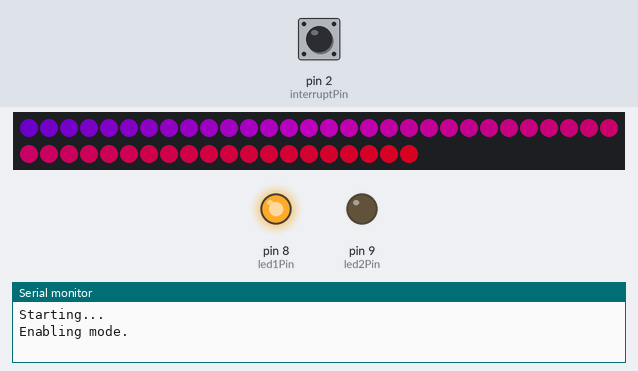
Recording of a sketch running on a simulated Arduino Uno, built with avr-gcc and run on an emulated ATmega328P. On the bench: 50 RGB LEDs in strip order, left to right, continuing on the next row, output pins drawn as LEDs (lit = HIGH), the last lines printed to the serial monitor. The test bench sets the inputs (shaded band); at power-on: pin 2 (interruptPin) HIGH. Dim RGB values are drawn brighter than linear.

Above: at 8.0 s.
8.1 s: pin 2 (interruptPin) pulled LOW for 0.25 s
At 8.31 s:
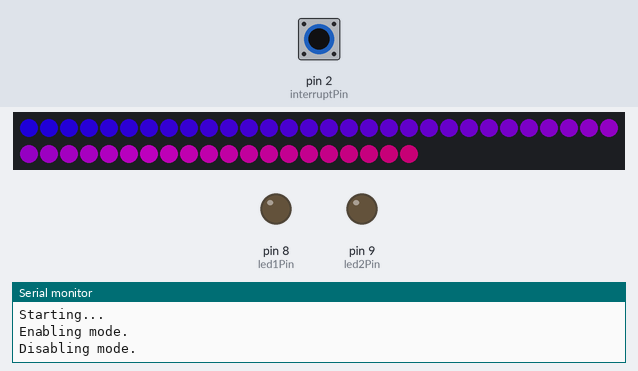
11.3 s: pin 2 (interruptPin) pulled LOW for 3.2 s
At 14.3 s:
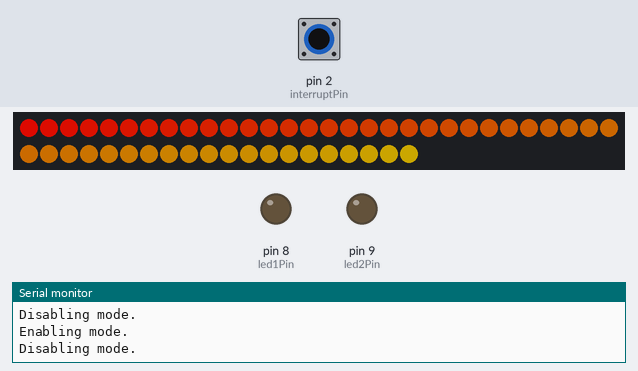
19.0 s: pin 2 (interruptPin) pulled LOW for 3.2 s
At 19.79 s:
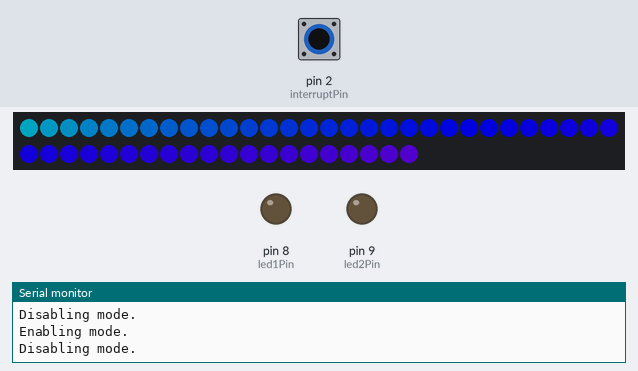
Timing chart, 0 to 23.7 s (numbered marks = the images above; inputs shaded):
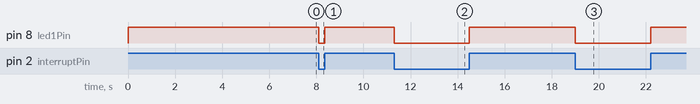

The sketch:

arduino.ino
```cpp
// (licence header left out)
// includes
#include "Arduino.h"
#include "FastLED.h"

// LED Strip
#define NUM_LEDS 50
#define ledStrip1Pin 7
#define ledType WS2811
#define ledBrightness 200
#define ledSaturation 255


// constants
#define led1Pin 8
#define led2Pin 9
#define interruptPin 2

//globals
bool StateLed = false;              // state tracking for LED flip flop
bool stringComplete = false;        // string has been received on Serial line
volatile bool ModeEnabled = true;   // state tracking for enable mode

volatile unsigned long last_interrupt_time = 0; // interrupt debounce

String inputString = "";            // string to hold incoming data

int indexLED = 0;
CRGB color = CRGB::Green;

CRGB leds[NUM_LEDS];

/*
Setup and initialization routine
*/
void setup() {
  // initialize output pins
  pinMode(led1Pin, OUTPUT);
  pinMode(led2Pin, OUTPUT);
  pinMode(interruptPin, INPUT_PULLUP);

  FastLED.addLeds<ledType, ledStrip1Pin>(leds, NUM_LEDS);

  attachInterrupt(digitalPinToInterrupt(interruptPin), isr, CHANGE);

  // initialize serial:
  Serial.begin(115200);
  // reserve 200 bytes for the inputString:
  inputString.reserve(200);

  Serial.println("Starting...");
  isr();
  ModeEnable();
}

/*
Main loop
*/
void loop() {

  // print the string when a newline arrives:
  if (stringComplete) { SerialInputHandler(); }

  // If mode is disabled, then exit loop
  if (!ModeEnabled) { return; }

  // LED flip flop
  //ledFlipFlop();
  //ledStripTest();
  ledStripRainbow();
}

/*
LED Strip Control Test
*/
void ledStripTest() {

  leds[indexLED] = color;
  FastLED.show();
  delay(1000);
  indexLED++;

  if(indexLED == NUM_LEDS) {
    indexLED = 0;
    CRGB c1 = CRGB::Green;
    CRGB c2 = CRGB::Black;

    if(color == c1) {
      color = c2;
    } else {
      color = c1;
    }
  }
}

/*
Rainbow Test
*/
void ledStripRainbow() {
  for (int j = 0; j < 255; j++) {
    for (int i = 0; i < NUM_LEDS; i++) {
      leds[i] = CHSV(i - (j * 2), ledSaturation, ledBrightness); /* The higher the value 4 the less fade there is and vice versa */
    }
    FastLED.show();
    delay(25); /* Change this to your hearts desire, the lower the value the faster your colors move (and vice versa) */
  }
}

/*
LED Flip Flop routing
*/
void ledFlipFlop() {
  if (StateLed) {
    digitalWrite(led1Pin, HIGH);
    digitalWrite(led2Pin, LOW);
  }
  else {
    digitalWrite(led1Pin, LOW);
    digitalWrite(led2Pin, HIGH);
  }

  delay(500);
  StateLed = !StateLed;
}

/*
Interrupt handler
*/
void isr() {

  // ISR debounce
  unsigned long interrupt_time = millis();
  // If interrupts come faster than 200ms, assume it's a bounce and ignore
  if (interrupt_time - last_interrupt_time < 50)  { return; }
  last_interrupt_time = interrupt_time;

  // check state of interrupt pin to determine if mode should be
  // enabled or disabled
  if (digitalRead(interruptPin)) { ModeEnable(); }
  else { ModeDisable(); }
}

/*
Assert Mode to enabled
*/
void ModeEnable() {
  ModeEnabled = true;
  Serial.println("Enabling mode.");
  digitalWrite(led1Pin, HIGH);
}

/*
Deassert Mode to disabled
*/
void ModeDisable() {
  ModeEnabled = false;
  Serial.println("Disabling mode.");
  digitalWrite(led1Pin, LOW);

  FastLED.clear();  // clear all pixel data
  FastLED.show();
}

/*
  SerialEvent occurs whenever a new data comes in the hardware serial RX. This
  routine is run between each time loop() runs, so using delay inside loop can
  delay response. Multiple bytes of data may be available.
*/
void serialEvent() {
  while (Serial.available()) {
    // get the new byte:
    char inChar = (char)Serial.read();
    // add it to the inputString:
    inputString += inChar;
    // if the incoming character is a newline, set a flag so the main loop can
    // do something about it:
    if (inChar == '\n') {
      stringComplete = true;
    }
  }
}

/*
Handler function for serial input strings
*/
void SerialInputHandler() {

    String strToParse = inputString;

    // clear the string:
    inputString = "";
    stringComplete = false;

    Serial.println("ECHO:" + strToParse); // echo input

    // clean up input
    strToParse.toUpperCase();
    strToParse.trim();
    strToParse.replace(" ","");

    // command parsing
    String strCmd = "";
    String strParam = "";
    int indexEqual = strToParse.indexOf('=');  // find = character,


    if( indexEqual > 0) {
      Serial.println("Valid Command!");

      strCmd = strToParse.substring(0, indexEqual);
      strParam = strToParse.substring(indexEqual + 1);

      SerialCommand(strCmd, strParam);
    }
    else {
      InvalidCommand(strToParse);
      return;
    }


}

/*
Serial Command processing
*/
void SerialCommand(String cmd, String param) {
  if (cmd == "ENABLE") {
    ParseEnable(param);
  }
  else if (cmd == "MODE") {
    ParseMode(param);
  }
  else {
    InvalidCommand(cmd);
  }
}


/*
helper function for invalid commands
*/
void InvalidCommand(String cmd) {
  Serial.println("Invalid command: " + cmd);
}

/*
helper function for invalid params
*/
void InvalidParam(String cmd, String param) {
  Serial.println("Invalid param: " + param + ", on command: " + cmd);
}

/*
Parse Enable commands
*/
void ParseEnable(String param) {
  Serial.println("Valid enable command: " + param);

  if (param == "ON") {
    ModeEnable();
  } else if (param == "OFF") {
    ModeDisable();
  } else {
    InvalidParam("ENABLE", param);
  }
}

/*
Parse Mode commands
*/
void ParseMode(String param) {
  Serial.println("Valid mode command: " + param);
}
```

Measured:
- after the input at 8.1 s, pin 8 (led1Pin): HIGH → LOW at once, → HIGH 0.25 s later
- after the input at 11.3 s, pin 8 (led1Pin): HIGH → LOW at once, → HIGH 3.2 s later
- after the input at 19.0 s, pin 8 (led1Pin): HIGH → LOW at once, → HIGH 3.2 s later
